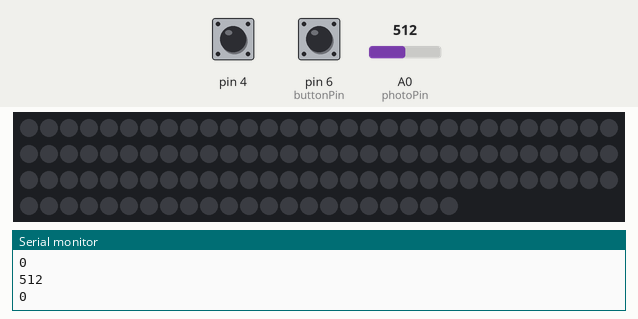
This sketch was run on a simulated Arduino Uno, built with avr-gcc and run on an emulated ATmega328P. Parts: 112 RGB LEDs in strip order, left to right, continuing on the next row, the last lines printed to the serial monitor. Inputs (shaded band) come from the test bench; at power-on: pin 6 (buttonPin) LOW, pin 4 HIGH, A0 (photoPin) = 512. Dim RGB values are drawn brighter than linear.

Above: at 1.2 s.
1.3 s: pin 6 (buttonPin) pulled HIGH for 0.15 s
At 1.7 s:
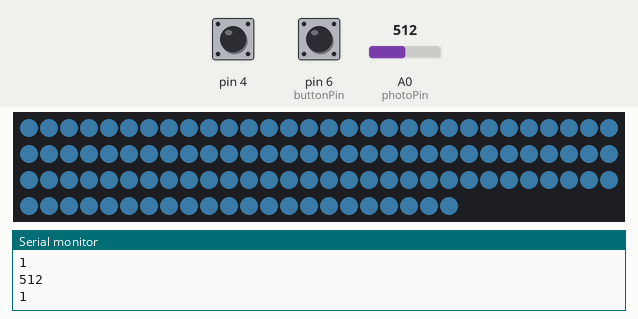
2.9 s: pin 4 pulled LOW for 3.2 s
At 4.3 s:
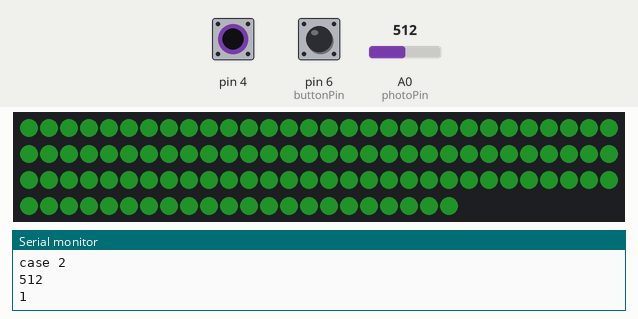
7.6 s: pin 4 pulled LOW for 3.2 s
At 10.0 s:
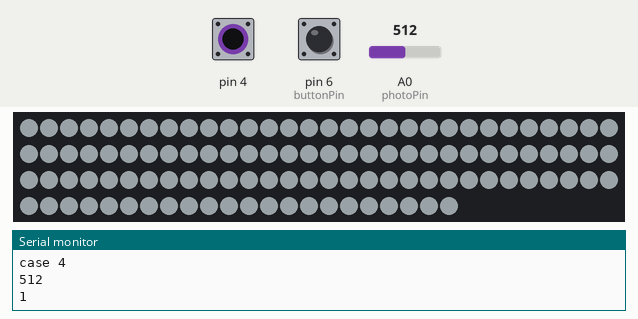
12.7 s: A0 (photoPin) set to 490
At 13.4 s:
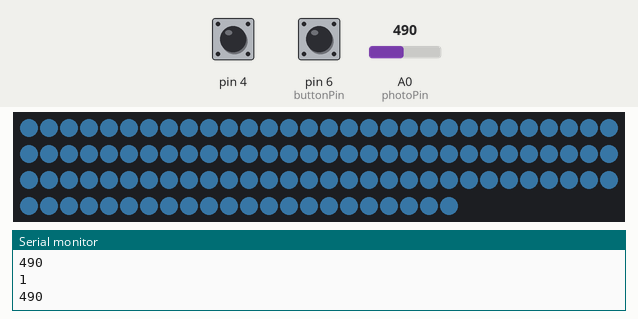
14.2 s: pin 4 pulled LOW for 3.2 s
At 17.6 s:
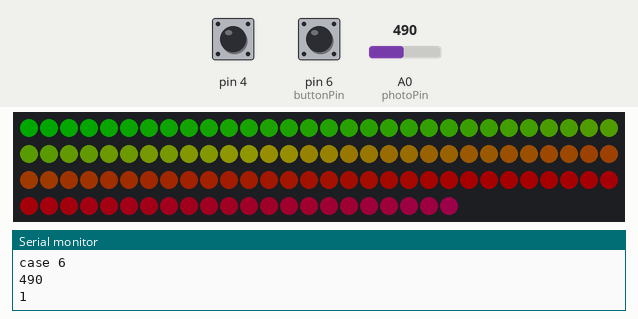
18.9 s: A0 (photoPin) set to 306
At 19.3 s:
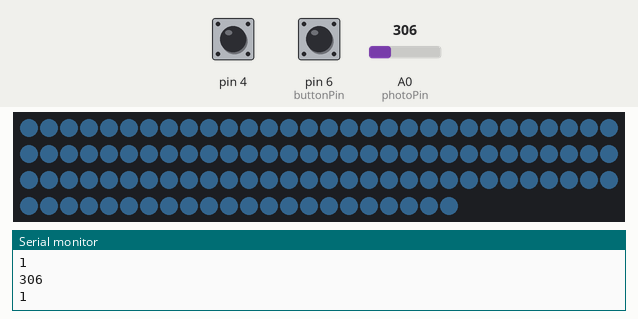
Timing chart, 0 to 21.4 s (numbered marks = the images above; inputs shaded):
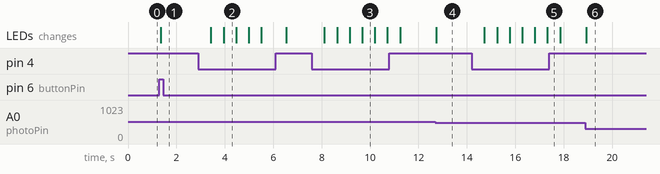

Measured:
- after the input at 1.3 s, the LEDs: change after 0.06 s (image 1)
- after the input at 2.9 s, the LEDs: first change after 0.53 s (image 2 shows a later state)
- after the input at 7.6 s, the LEDs: first change after 0.51 s (image 3 shows a later state)
- after the input at 14.2 s, the LEDs: first change after 0.53 s (image 5 shows a later state)
- after the input at 18.9 s, the LEDs: change at once (image 6)
- what the display in image 3 shows lasts 0.5 s, from 9.7 s to 10.2 s

The sketch:

final_project.ino
```cpp
//photoresistor
int photoPin = A0;
int photoReading = 0;
int brightness = 255;

//touch sensor
#include <CapacitiveSensor.h>

//neopixels
#include <Adafruit_NeoPixel.h>
//leds
Adafruit_NeoPixel strip(112, 10);
//touch sensor
CapacitiveSensor touch(2, 4);

//button
int buttonPin = 6;
//finite state
int patternState = 0;
boolean currentState = false;
boolean prevState = false;
//button reading
boolean buttonReading = false;
boolean lastButtonReading = false;

void setup() {
  Serial.begin(9600);
  strip.begin();
  strip.clear();
  pinMode(buttonPin, INPUT);
  pinMode(A0, INPUT);
}

void loop() {
  power(buttonPin);
  touchSensor();

  photoReading = analogRead(photoPin);
  Serial.println(photoReading);
  brightness = map(photoReading, 200, 900, 0, 100);
  strip.setBrightness(brightness);
  strip.show();
}


void touchSensor() {
  int feel = touch.capacitiveSensor(30);
  static int state = 0;

  if (feel > 500) {
  //  Serial.println(feel);
    state++;

    if (state > 6) {
      state = 0;
    }
    delay(500);
  }

  switch (state) {
    case 0:
      setBlueSolid(strip.Color(83, 171, 238));
      //Serial.println("case 0");
      break;
    case 1:
      setLightBlueSolid(strip.Color(99, 203, 251));
      Serial.println("case 1");
      break;
    case 2:
      setGreenSolid(strip.Color(27, 111, 32));
      Serial.println("case 2");
      break;
    case 3:
      setLightGreenSolid(strip.Color(108, 172, 108));
      Serial.println("case 3");
      break;
    case 4:
      setGreySolid(strip.Color(211, 223, 230));
      Serial.println("case 4");
      break;
    case 5:
      setTealSolid(strip.Color(49, 103, 89));
      Serial.println("case 5");
      break;
    case 6:
      rainbowTimer();
      Serial.println("case 6");
      break;
  }
}

void power(int aButtonPin) {
  static boolean on = false;
  static boolean aState = false;
  static boolean aPrevState = false;

  aPrevState = aState;

  aState = debounce(aButtonPin, aPrevState);

  Serial.println(on);

  if (aState == true && aPrevState == false ) {
    on = !on;
  }

  if (on == true) {
    strip.show();
    strip.setBrightness(255);
  }
  if (on == false) {
    strip.clear();
    strip.show();
    strip.setBrightness(0);
  }

}

void setBlueSolid(uint32_t aColor) {
  for (int index = 0; index < strip.numPixels(); index++) {
    strip.setPixelColor(index, aColor);
  }
  strip.show();
}

void setLightBlueSolid(uint32_t aColor) {
  for (int index = 0; index < strip.numPixels(); index++) {
    strip.setPixelColor(index, aColor);
  }
  strip.show();
}

void setGreenSolid(uint32_t aColor) {
  for (int index = 0; index < strip.numPixels(); index++) {
    strip.setPixelColor(index, aColor);
  }
  strip.show();
}

void setLightGreenSolid(uint32_t aColor) {
  for (int index = 0; index < strip.numPixels(); index++) {
    strip.setPixelColor(index, aColor);
  }
  strip.show();
}

void setGreySolid(uint32_t aColor) {
  for (int index = 0; index < strip.numPixels(); index++) {
    strip.setPixelColor(index, aColor);
  }
  strip.show();
}

void setTealSolid(uint32_t aColor) {
  for (int index = 0; index < strip.numPixels(); index++) {
    strip.setPixelColor(index, aColor);
  }
  strip.show();
}

uint32_t Wheel(byte WheelPos) {
  if (WheelPos < 85) {
    return strip.Color(WheelPos * 3, 255 - WheelPos * 3, 0);
  }
  else if (WheelPos < 170) {
    WheelPos -= 85;
    return strip.Color(255 - WheelPos * 3, 0, WheelPos * 3);
  }
  else {
    WheelPos -= 170;
    return strip.Color(0, WheelPos * 3, 255 - WheelPos * 3);
  }
}


void rainbowTimer() { // modified from Adafruit example to make it a state machine
  static unsigned long startTime = millis();
  int interval = 20;
  static uint16_t j = 0;


  if (millis() - startTime >= interval) {
    for (int i = 0; i < strip.numPixels(); i++) {
      strip.setPixelColor(i, Wheel((i + j) & 255));
    }
    strip.show();
    j++;
    if (j >= 256) j = 0;
    startTime = millis(); // time for next change to the display
  }
}


//button debounce
boolean debounce(int aButtonPin, boolean aLastReading) {
  // get current reading of the button
  boolean currentReading = digitalRead(aButtonPin);

  // compare the current reading to the previous reading
  if (currentReading == true && aLastReading == false) {
    delay(20);
  }

  // return the reading
  return currentReading;
}
```
